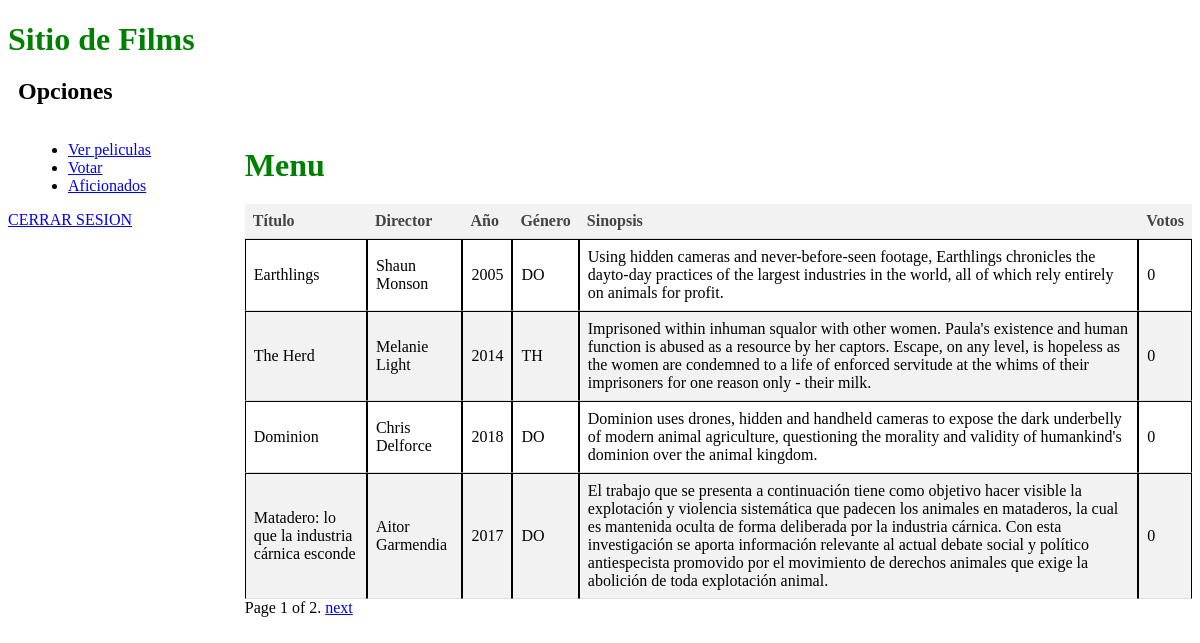
Page /verPelis on the earlier database version.
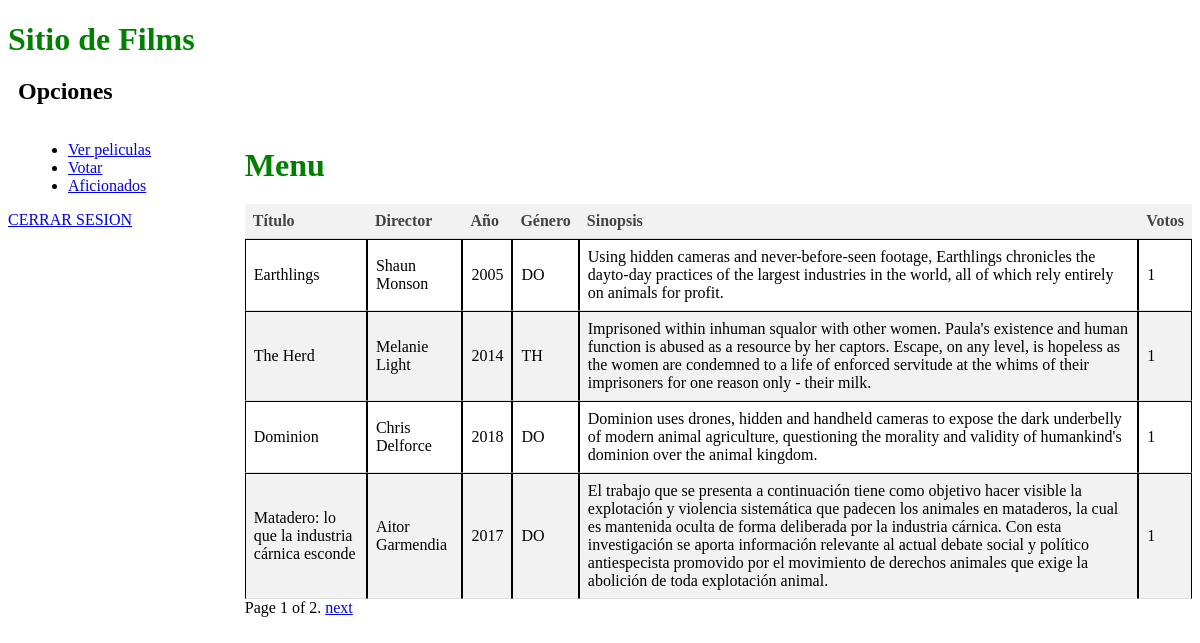
Same page on the later database version.
### films/models.py (models this page shows, shortened)
class Filma(models.Model):
    izenburua = models.CharField(max_length=255)
    zuzendaria = models.CharField(max_length=255)
    urtea = models.CharField(max_length=4)
    generoa = models.CharField(max_length=2)
    sinopsia = models.TextField()
    bozkak = models.IntegerField(default=0)

### films/views.py (the view)
# urls.py: url(r'^verPelis', films.views.verPelis, name='verPelis'),
def verPelis(request):
    objetos = Filma.objects.all()
    paginator = Paginator(objetos, 4)
    page = request.GET.get('page')
    try:
        objetos_por_pagina = paginator.page(page)
    except PageNotAnInteger:
        objetos_por_pagina = paginator.page(1)
    except EmptyPage:
        objetos_por_pagina = paginator.page(paginator.num_pages)
    return render(request, 'films/verPelis.html', {'objetos_por_pagina': objetos_por_pagina})

### films/templates/films/verPelis.html (shortened to what this page needs)
{% extends 'films/index.html' %}
{% block content %}
  <h1>Menu</h1>
  <table>
    <thead>
      <tr>
        <th>Título</th>
        <th>Director</th>
        <th>Año</th>
        <th>Género</th>
        <th>Sinopsis</th>
        <th>Votos</th>
      </tr>
    </thead>
    <tbody>
      {% for objeto in objetos_por_pagina %}
        <tr>
          <td>{{ objeto.izenburua }}</td>
          <td>{{ objeto.zuzendaria }}</td>
          <td>{{ objeto.urtea }}</td>
          <td>{{ objeto.generoa }}</td>
          <td>{{ objeto.sinopsia }}</td>
          <td>{{ objeto.bozkak }}</td>
        </tr>
      {% endfor %}
    </tbody>
  </table>
  <div class="pagination">
    <span class="step-links">
      <span class="current">
        Page {{ objetos_por_pagina.number }} of {{ objetos_por_pagina.paginator.num_pages }}.
      </span>
      {% if objetos_por_pagina.has_next %}
        <a href="?page={{ objetos_por_pagina.next_page_number }}">next</a>
      {% endif %}
    </span>
  </div>
{% endblock %}

Differences in the rows shown:
changed Filma "Earthlings": bozkak "0" → "1"
changed Filma "The Herd": bozkak "0" → "1"
changed Filma "Dominion": bozkak "0" → "1"
changed Filma "Matadero: lo que la industria cárnica esconde": bozkak "0" → "1"
